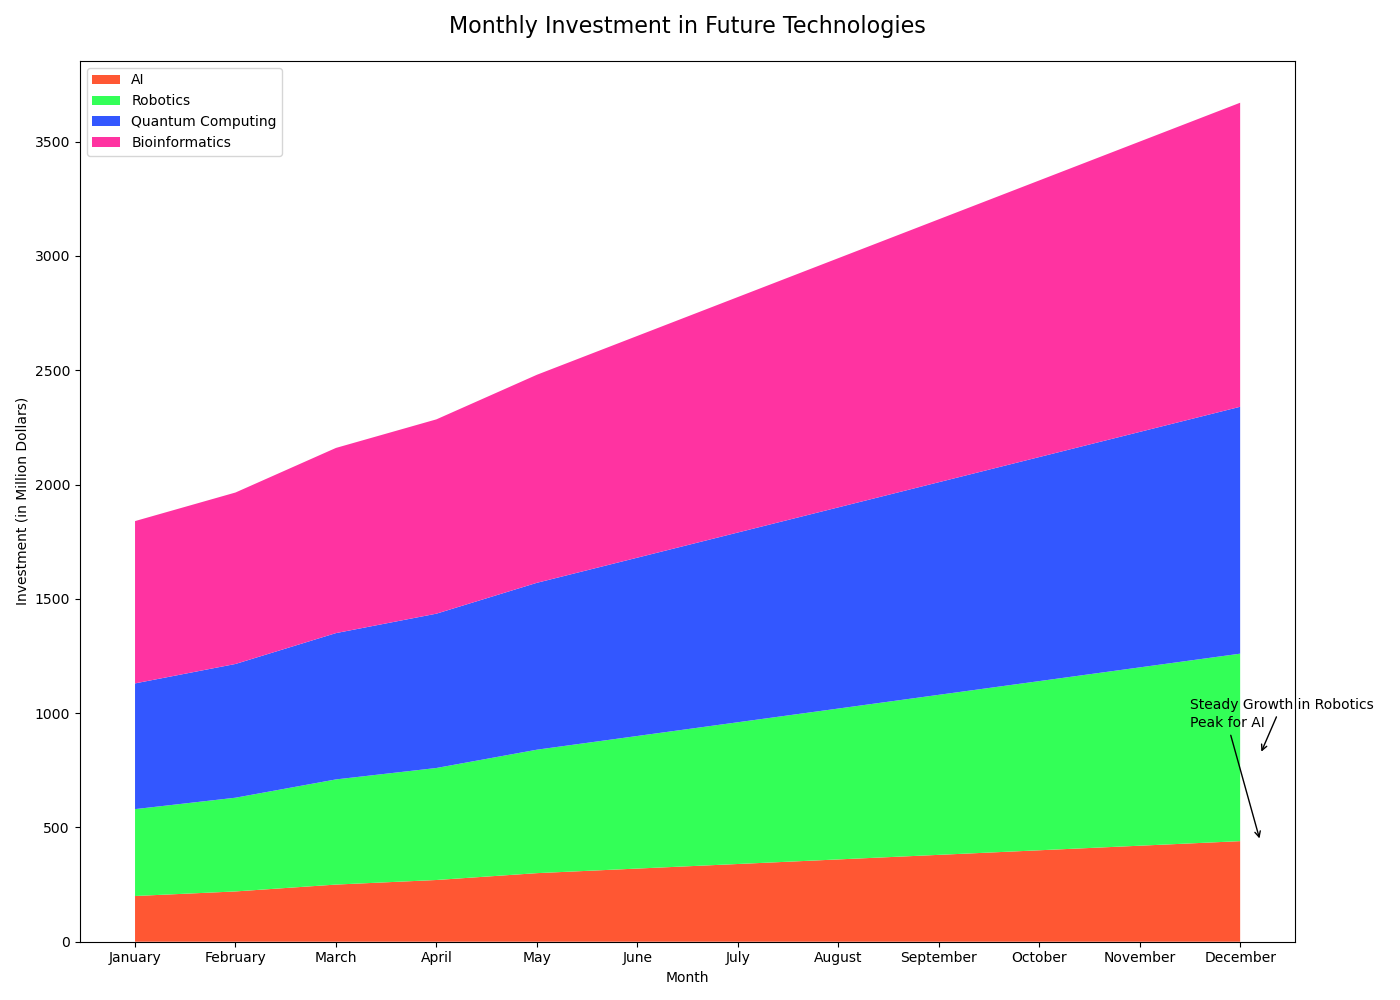

Python code for this plot:

import numpy as np
import pandas as pd
import matplotlib.pyplot as plt

# Data
data = {
    'Month': ['January', 'February', 'March', 'April', 'May', 'June', 
              'July', 'August', 'September', 'October', 'November', 'December'],
    'AI': [200, 220, 250, 270, 300, 320, 340, 360, 380, 400, 420, 440],
    'Robotics': [180, 190, 210, 220, 240, 260, 280, 300, 320, 340, 360, 380],
    'Quantum Computing': [170, 175, 180, 185, 190, 200, 210, 220, 230, 240, 250, 260],
    'Bioinformatics': [160, 165, 170, 175, 180, 190, 200, 210, 220, 230, 240, 250]
}

df = pd.DataFrame(data)
df.set_index('Month', inplace=True)

# Cumulative data for stacked area chart
cumulative = df.cumsum(axis=1)

# Plotting
plt.figure(figsize=(14, 10))
pal = ['#FF5733', '#33FF57', '#3357FF', '#FF33A1']
plt.stackplot(cumulative.index, cumulative['AI'], cumulative['Robotics'],
              cumulative['Quantum Computing'], cumulative['Bioinformatics'], labels=cumulative.columns, colors=pal)
plt.legend(loc='upper left')
plt.title('Monthly Investment in Future Technologies', fontsize=16, pad=20)
plt.xlabel('Month')
plt.ylabel('Investment (in Million Dollars)')
plt.annotate('Peak for AI', xy=(11.2, cumulative.loc['December', 'AI']),
             xytext=(10.5, cumulative.loc['December', 'AI']+500),
             arrowprops=dict(facecolor='black', arrowstyle="->", connectionstyle="arc3"))
plt.annotate('Steady Growth in Robotics', xy=(11.2, cumulative.loc['December', 'Robotics']),
             xytext=(10.5, cumulative.loc['December', 'Robotics']+200),
             arrowprops=dict(facecolor='black', arrowstyle="->", connectionstyle="arc3"))
plt.tight_layout()
plt.show()
